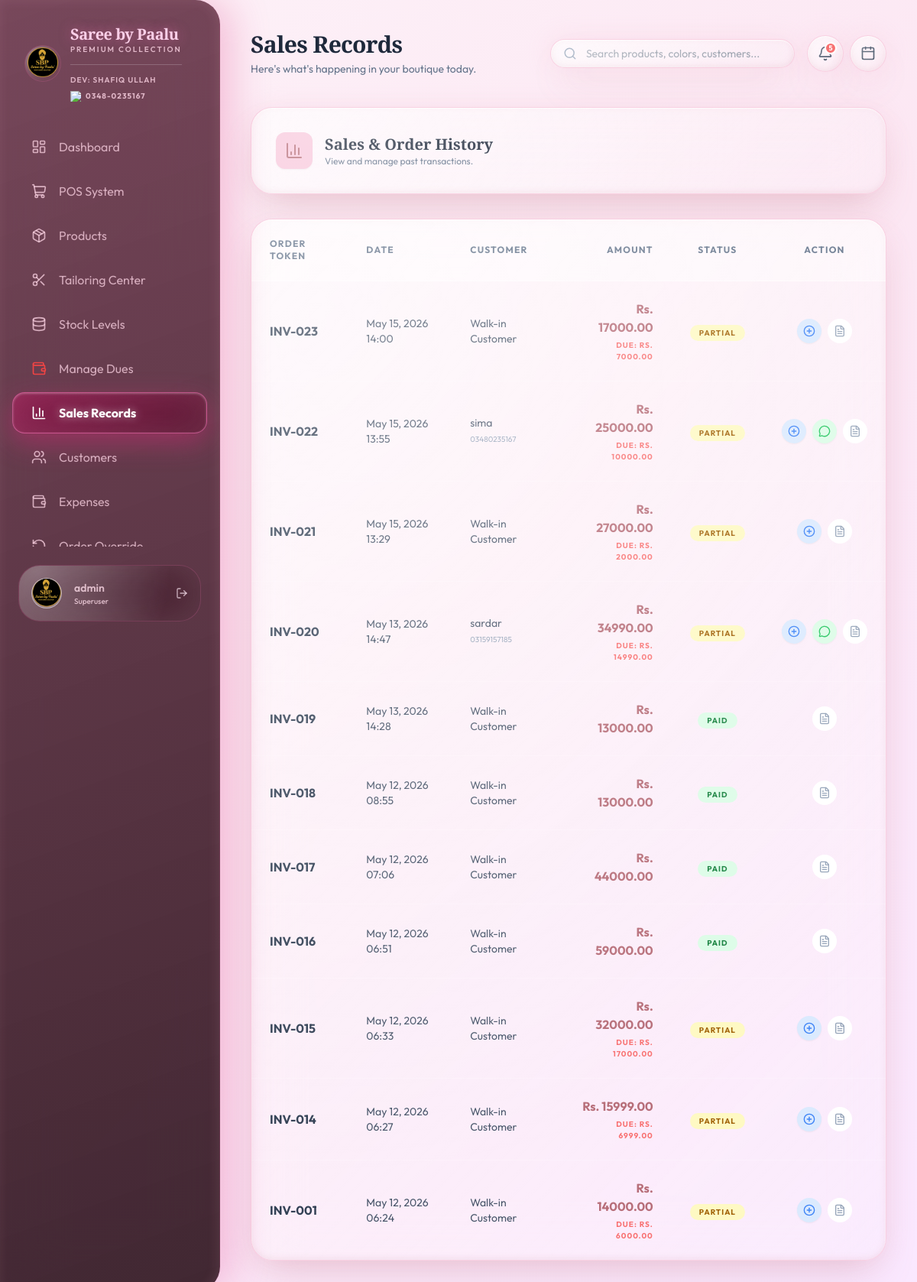
The app's page /sales/ (signed in) with its own data.
### dashboard/models.py (models this page shows, shortened)
class Order(models.Model):
    token_number = models.CharField(max_length=20, unique=True)
    customer = models.ForeignKey(Customer, on_delete=models.SET_NULL, null=True, blank=True)
    date = models.DateTimeField(default=timezone.now)
    total_amount = models.DecimalField(max_digits=12, decimal_places=2, default=0)
    discount = models.DecimalField(max_digits=10, decimal_places=2, default=0)
    final_amount = models.DecimalField(max_digits=12, decimal_places=2, default=0)
    amount_paid = models.DecimalField(max_digits=12, decimal_places=2, default=0)
    payment_status = models.CharField(
        max_length=20,
        choices=[('Paid', 'Paid'), ('Partial', 'Partial'), ('Unpaid', 'Unpaid')],
        default='Unpaid'
    )
    @property
    def balance_due(self):
        return self.final_amount - self.amount_paid
    @property
    def product_names(self):
        return ", ".join([item.variant.product.name for item in self.items.all()])

class Customer(models.Model):
    name = models.CharField(max_length=150, blank=True, null=True)
    phone = models.CharField(max_length=20, blank=True, null=True)

### dashboard/views.py (the view)
# urls.py: path('sales/', views.sales_list, name='sales'),
def sales_list(request):
    from django.core.paginator import Paginator
    q = request.GET.get('q', '')
    page_num = request.GET.get('page', 1)
    orders_qs = Order.objects.all().order_by('-date')
    if q:
        orders_qs = orders_qs.filter(
            models.Q(token_number__icontains=q) |
            models.Q(customer__name__icontains=q) |
            models.Q(customer__phone__icontains=q)
        )
    paginator = Paginator(orders_qs, 100)
    page_obj = paginator.get_page(page_num)
    return render(request, 'dashboard/sales.html', {
        'orders': page_obj,
        'page_obj': page_obj,
        'paginator': paginator,
        'q': q
    })

### dashboard/templates/dashboard/sales.html (shortened to what this page needs)
{% extends 'dashboard/base.html' %}
{% block header %}Sales Records{% endblock %}
{% block content %}
<div class="glass-card p-8 mb-8 flex flex-col md:flex-row md:items-center justify-between gap-6">
    <div class="flex items-center gap-4 flex-1">
        <div class="w-12 h-12 bg-premium-pink rounded-xl flex items-center justify-center text-premium-gold shadow-sm">
            <i data-lucide="bar-chart-3" class="w-6 h-6"></i>
        </div>
        <div>
            <h4 class="text-xl font-bold text-slate-800 playfair">Sales & Order History</h4>
            <p class="text-xs text-slate-500">View and manage past transactions.</p>
        </div>
    </div>
</div>
<div class="glass-card overflow-hidden">
    <div class="overflow-x-auto">
        <table class="w-full text-left border-collapse">
            <thead>
                <tr class="bg-white/40 border-b border-white/50 text-xs font-bold text-slate-500 uppercase tracking-widest">
                    <th class="p-6">Order Token</th>
                    <th class="p-6">Date</th>
                    <th class="p-6">Customer</th>
                    <th class="p-6 text-right">Amount</th>
                    <th class="p-6 text-center">Status</th>
                    <th class="p-6 text-center">Action</th>
                </tr>
            </thead>
            <tbody class="divide-y divide-white/20">
                {% for order in orders %}
                <tr class="hover:bg-white/40 transition-colors" x-data="{ showPaymentModal: false, amount: '{{ order.balance_due|floatformat:0 }}', loading: false }">
                    <td class="p-6 font-bold text-slate-700">{{ order.token_number }}</td>
                    <td class="p-6 text-sm text-slate-600">{{ order.date|date:"M d, Y H:i" }}</td>
                    <td class="p-6 text-sm text-slate-600">
                        {{ order.customer.name|default:"Walk-in Customer" }}
                        {% if order.customer and order.customer.phone %}
                            <br><span class="text-[10px] text-slate-400">{{ order.customer.phone }}</span>
                        {% endif %}
                    </td>
                    <td class="p-6 text-right">
                        <div class="font-bold text-premium-gold">Rs. {{ order.final_amount }}</div>
                        {% if order.payment_status != 'Paid' %}
                            <div class="text-[10px] text-red-400 font-bold uppercase tracking-widest mt-1">Due: Rs. {{ order.balance_due }}</div>
                        {% endif %}
                    </td>
                    <td class="p-6 text-center">
                        {% if order.payment_status == 'Paid' %}
                            <span class="px-3 py-1 bg-green-100 text-green-700 text-[10px] font-bold rounded-full uppercase tracking-widest">Paid</span>
                        {% elif order.payment_status == 'Partial' %}
                            <span class="px-3 py-1 bg-yellow-100 text-yellow-700 text-[10px] font-bold rounded-full uppercase tracking-widest">Partial</span>
                        {% else %}
                            <span class="px-3 py-1 bg-red-100 text-red-700 text-[10px] font-bold rounded-full uppercase tracking-widest">Unpaid</span>
                        {% endif %}
                    </td>
                    <td class="p-6 text-center">
                        <div class="flex items-center justify-center gap-2">
                            {% if order.payment_status != 'Paid' %}
                            <button @click="showPaymentModal = true" class="inline-flex items-center justify-center w-8 h-8 rounded-full bg-blue-100 text-blue-500 hover:bg-blue-500 hover:text-white transition-all shadow-sm" title="Add Payment">
                                <i data-lucide="plus-circle" class="w-4 h-4"></i>
                            </button>
                            {% endif %}
                            {% if order.customer and order.customer.phone %}
                            <a href="https://wa.me/{{ order.customer.phone }}?text=Hello%20{{ order.customer.name|urlencode }},%20your%20order%20{{ order.product_names|urlencode }}%20is%20ready.%20Your%20remaining%20balance%20is%20Rs.%20{{ order.balance_due }}." target="_blank" class="inline-flex items-center justify-center w-8 h-8 rounded-full bg-green-100 text-green-500 hover:bg-green-500 hover:text-white transition-all shadow-sm">
                                <i data-lucide="message-circle" class="w-4 h-4"></i>
                            </a>
                            {% endif %}
                            <a href="{% url 'invoice' order.id %}" target="_blank" class="inline-flex items-center justify-center w-8 h-8 rounded-full bg-white text-slate-400 hover:text-premium-gold hover:shadow-md transition-all">
                                <i data-lucide="file-text" class="w-4 h-4"></i>
                            </a>
                        </div>
                    </td>
                </tr>
                {% empty %}
                <tr>
                    <td colspan="6" class="p-10 text-center text-slate-400 italic">No sales recorded yet.</td>
                </tr>
                {% endfor %}
            </tbody>
        </table>
    </div>
</div>
{% endblock %}

### dashboard/templates/dashboard/base.html (shortened to what this page needs)
{% load static %}
<!DOCTYPE html>
<html lang="en">
<head>
    <script src="https://cdn.tailwindcss.com"></script>
</head>
<body class="antialiased">
    <div class="flex min-h-screen">
        <aside class="w-72 glass-sidebar fixed inset-y-0 left-0 z-50 flex flex-col">
            <div class="p-8">
                <div class="flex items-center gap-3">
                    <div
                        class="w-12 h-12 glass-card bg-gradient-to-br from-pink-600/30 to-purple-900/40 border-pink-400/30 shadow-[0_0_15px_rgba(219,39,119,0.3)] flex items-center justify-center overflow-hidden shrink-0">
                        <img src="{% static 'images/sbp_logo.png' %}" alt="SBP"
                            class="w-full h-full object-contain scale-[1.6]">
                    </div>
                    <div>
                        <h1 class="text-xl font-extrabold text-white playfair tracking-tight leading-tight">Saree by
                            Paalu</h1>
                        <p class="text-[10px] uppercase tracking-[0.2em] text-pink-200 font-semibold">Premium Collection
                        </p>
                        <div class="mt-3 pt-3 border-t border-white/20">
                            <p class="text-[10px] text-white uppercase tracking-widest font-semibold">Dev: shafiq ullah
                            </p>
                            <div class="flex items-center gap-1.5 mt-1.5">
                                <img src="https://upload.wikimedia.org/wikipedia/commons/6/6b/WhatsApp.svg"
                                    class="w-3.5 h-3.5" alt="WA">
                                <p class="text-[10px] text-pink-100 font-bold tracking-widest">0348-0235167</p>
                            </div>
                        </div>
                    </div>
                </div>
            </div>
            <nav class="flex-1 px-4 space-y-1 overflow-y-auto scrollbar-hide" style="max-height: calc(100vh - 250px);">
                <a href="{% url 'dashboard' %}"
                    class="nav-link {% if request.resolver_match.url_name == 'dashboard' %}active{% endif %} flex items-center gap-4 px-6 py-3.5 rounded-2xl text-slate-600">
                    <i data-lucide="layout-dashboard" class="w-5 h-5"></i>
                    <span>Dashboard</span>
                </a>
                <a href="{% url 'pos' %}"
                    class="nav-link {% if request.resolver_match.url_name == 'pos' %}active{% endif %} flex items-center gap-4 px-6 py-3.5 rounded-2xl text-slate-600">
                    <i data-lucide="shopping-cart" class="w-5 h-5"></i>
                    <span>POS System</span>
                </a>
                <a href="{% url 'products' %}"
                    class="nav-link {% if request.resolver_match.url_name == 'products' %}active{% endif %} flex items-center gap-4 px-6 py-3.5 rounded-2xl text-slate-600">
                    <i data-lucide="package" class="w-5 h-5"></i>
                    <span>Products</span>
                </a>
                <a href="{% url 'tailoring' %}"
                    class="nav-link {% if request.resolver_match.url_name == 'tailoring' %}active{% endif %} flex items-center gap-4 px-6 py-3.5 rounded-2xl text-slate-600">
                    <i data-lucide="scissors" class="w-5 h-5"></i>
                    <span>Tailoring Center</span>
                </a>
                <a href="{% url 'inventory' %}"
                    class="nav-link {% if request.resolver_match.url_name == 'inventory' %}active{% endif %} flex items-center gap-4 px-6 py-3.5 rounded-2xl text-slate-600">
                    <i data-lucide="database" class="w-5 h-5"></i>
                    <span>Stock Levels</span>
                </a>
                <a href="{% url 'dues' %}"
                    class="nav-link {% if request.resolver_match.url_name == 'dues' %}active{% endif %} flex items-center gap-4 px-6 py-3.5 rounded-2xl text-slate-600">
                    <i data-lucide="wallet" class="w-5 h-5 text-red-500"></i>
                    <span>Manage Dues</span>
                </a>
                <a href="{% url 'sales' %}"
                    class="nav-link {% if request.resolver_match.url_name == 'sales' %}active{% endif %} flex items-center gap-4 px-6 py-3.5 rounded-2xl text-slate-600">
                    <i data-lucide="bar-chart-3" class="w-5 h-5"></i>
                    <span>Sales Records</span>
                </a>
                <a href="{% url 'customers' %}"
                    class="nav-link {% if request.resolver_match.url_name == 'customers' %}active{% endif %} flex items-center gap-4 px-6 py-3.5 rounded-2xl text-slate-600">
                    <i data-lucide="users" class="w-5 h-5"></i>
                    <span>Customers</span>
                </a>
                <a href="{% url 'expenses' %}"
                    class="nav-link {% if request.resolver_match.url_name == 'expenses' %}active{% endif %} flex items-center gap-4 px-6 py-3.5 rounded-2xl text-slate-600">
                    <i data-lucide="wallet" class="w-5 h-5"></i>
                    <span>Expenses</span>
                </a>
                <a href="{% url 'void_orders_list' %}"
                    class="nav-link {% if request.resolver_match.url_name == 'void_orders_list' %}active{% endif %} flex items-center gap-4 px-6 py-3.5 rounded-2xl text-slate-600">
                    <i data-lucide="rotate-ccw" class="w-5 h-5"></i>
                    <span>Order Override</span>
                </a>
            </nav>
            <div class="p-6">
                <div class="glass-card p-4 flex items-center gap-4">
                    <div
                        class="w-10 h-10 rounded-full bg-white/20 border border-white/40 overflow-hidden shadow-sm flex items-center justify-center">
                        <img src="{% static 'images/sbp_logo.png' %}" alt="Logo"
                            class="w-full h-full object-contain scale-[1.8]">
                    </div>
                    <div class="flex-1 min-w-0">
                        <p class="text-sm font-semibold text-slate-700 truncate">{{ request.user.get_full_name|default:request.user.username }}</p>
                        <p class="text-[10px] text-slate-500 font-medium">{% if request.user.is_superuser %}Superuser{% elif request.user.is_staff %}Staff{% else %}User{% endif %}</p>
                    </div>
                    <a href="{% url 'logout' %}" class="text-pink-100/70 hover:text-white transition-colors" title="Logout">
                        <i data-lucide="log-out" class="w-4 h-4"></i>
                    </a>
                </div>
            </div>
        </aside>
        <main class="flex-1 ml-72 p-10">
            <header class="flex items-center justify-between mb-10">
                <div>
                    <h2 class="text-3xl font-bold text-slate-800 playfair tracking-tight">{% block header %}{% endblock %}</h2>
                    <p class="text-slate-500 text-sm mt-1">Here's what's happening in your boutique today.</p>
                </div>
                <div class="flex items-center gap-4">
                    <div class="relative" x-data="globalSearch()"
                        @open-payment.window="openPaymentModal($event.detail)">
                        <div
                            class="glass-card px-4 py-2 flex items-center gap-3 w-64 lg:w-80 transition-all focus-within:ring-2 focus-within:ring-premium-gold/50">
                            <i data-lucide="search" class="w-5 h-5 text-slate-400"></i>
                            <input type="text" x-model="query" @input.debounce.300ms="performSearch"
                                placeholder="Search products, colors, customers..."
                                class="bg-transparent border-none focus:ring-0 text-sm text-slate-600 w-full outline-none">
                        </div>
                    </div>
                    <div class="flex items-center gap-2">
                        <div class="relative" x-data="notificationsComponent()" x-init="fetchNotifications()">
                            <button @click="isOpen = !isOpen" @click.away="isOpen = false"
                                class="w-12 h-12 glass-card flex items-center justify-center text-slate-600 hover:text-premium-gold transition-colors relative">
                                <i data-lucide="bell" class="w-5 h-5"></i>
                                <span x-show="unreadCount > 0" x-text="unreadCount"
                                    class="absolute top-2 right-2 w-4 h-4 bg-red-400 text-white text-[9px] font-bold rounded-full border-2 border-white flex items-center justify-center"
                                    x-cloak></span>
                            </button>
                        </div>
                        <a href="{% url 'expenses' %}"
                            class="w-12 h-12 glass-card flex items-center justify-center text-slate-600 hover:text-premium-gold transition-colors">
                            <i data-lucide="calendar" class="w-5 h-5"></i>
                        </a>
                    </div>
                </div>
            </header>
            {% block content %}{% endblock %}
        </main>
    </div>
</body>
</html>

### records on screen
Order: token_number "INV-023", date "May 15, 2026 14:00", customer.name "Walk-in Customer", final_amount "17000.00", balance_due "7000.00", payment_status "PARTIAL"
Order: token_number "INV-022", date "May 15, 2026 13:55", customer.name "sima", customer.phone "03480235167", final_amount "25000.00", balance_due "10000.00", payment_status "PARTIAL"
Order: token_number "INV-021", date "May 15, 2026 13:29", customer.name "Walk-in Customer", final_amount "27000.00", balance_due "2000.00", payment_status "PARTIAL"
Order: token_number "INV-020", date "May 13, 2026 14:47", customer.name "sardar", customer.phone "03159157185", final_amount "34990.00", balance_due "14990.00", payment_status "PARTIAL"
Order: token_number "INV-019", date "May 13, 2026 14:28", customer.name "Walk-in Customer", final_amount "13000.00", payment_status "PAID"
Order: token_number "INV-018", date "May 12, 2026 08:55", customer.name "Walk-in Customer", final_amount "13000.00", payment_status "PAID"
Order: token_number "INV-017", date "May 12, 2026 07:06", customer.name "Walk-in Customer", final_amount "44000.00", payment_status "PAID"
Order: token_number "INV-016", date "May 12, 2026 06:51", customer.name "Walk-in Customer", final_amount "59000.00", payment_status "PAID"
Order: token_number "INV-015", date "May 12, 2026 06:33", customer.name "Walk-in Customer", final_amount "32000.00", balance_due "17000.00", payment_status "PARTIAL"
Order: token_number "INV-014", date "May 12, 2026 06:27", customer.name "Walk-in Customer", final_amount "15999.00", balance_due "6999.00", payment_status "PARTIAL"
Order: token_number "INV-001", date "May 12, 2026 06:24", customer.name "Walk-in Customer", final_amount "14000.00", balance_due "6000.00", payment_status "PARTIAL"

### other values on screen
{{ request.user.get_full_name|default:request.user.username }} "admin"
